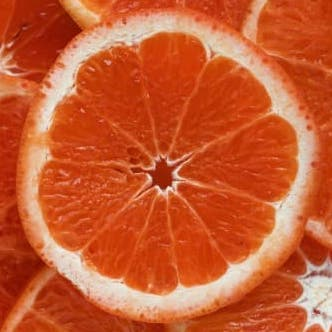
#> input picture Resources/Orange.jpg, 332 x 332 px
$ python Chapter2.py
#> lines starting #> are read from the running program, lines starting #| are printed output that depends on the picture; after the words box and inside, x2 and y2 are one past the last pixel; in counts of white or black regions, pixels touching at a corner belong together
import cv2
import numpy as np

img = cv2.imread("Resources/Orange.jpg")
#> img is the input picture: shape (332, 332, 3); mean B, G, R 49.1, 91.1, 200
kernel = np.ones((2,10),np.uint8)

imgGray = cv2.cvtColor(img,cv2.COLOR_BGR2GRAY)
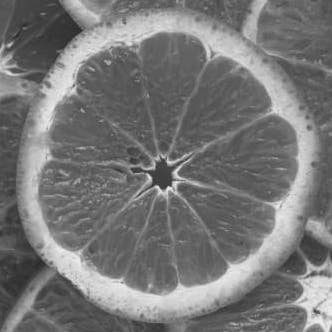
#> imgGray: shape (332, 332); min 37, max 240, mean 118.9
imgBlur = cv2.GaussianBlur(imgGray,(7,7),0)
imgCanny = cv2.Canny(img,150,200)
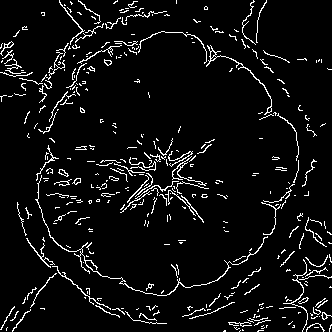
#> imgCanny: shape (332, 332); 6% white in thin lines or dots
imgDilation  = cv2.dilate(imgCanny,kernel,iterations=1)
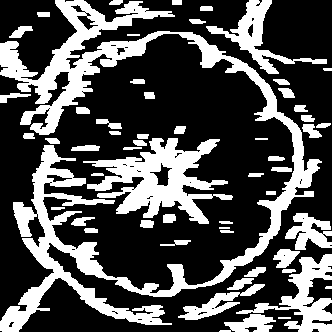
#> imgDilation: shape (332, 332); 31.6% white; 55 white regions, largest, box (x1, y1, x2, y2) and area: (0, 0, 322, 332) 18793, (83, 138, 233, 224) 5445, (236, 254, 332, 332) 2395
imgEroded = cv2.erode(imgDilation,kernel,iterations=1)
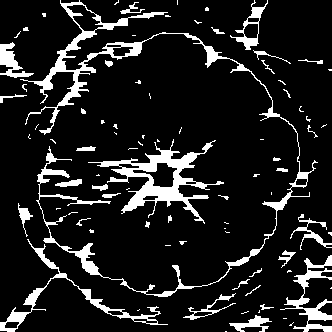
#> imgEroded: shape (332, 332); 12.3% white; 85 white regions (51 under 20 px), largest, box (x1, y1, x2, y2) and area: (20, 0, 318, 297) 5070, (88, 139, 224, 224) 2674, (0, 239, 168, 332) 1272

cv2.imshow("Gray Image",imgGray)
cv2.imshow("Blur Image",imgBlur)
cv2.imshow("Canny Image",imgCanny)
cv2.imshow("Dilation Image",imgDilation)
cv2.imshow("Eroded Image",imgEroded)
cv2.waitKey(0)

$ run again, with Resources/Flat.JPG copied over Resources/Orange.jpg
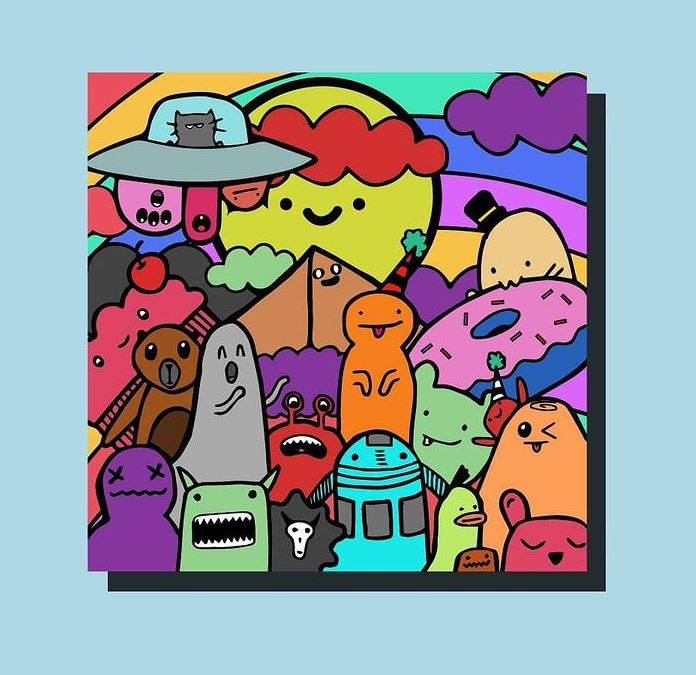
#> input picture Resources/Flat.JPG, 696 x 675 px
#> img is the input picture: shape (675, 696, 3); mean B, G, R 156.3, 153.1, 151.3
#> `imgCanny = cv2.Canny(img,150,200)`:
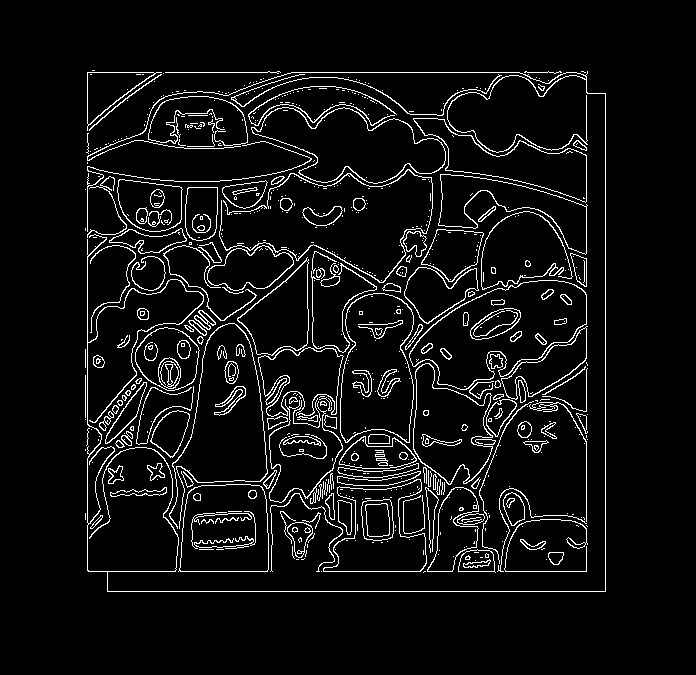
#> imgCanny: shape (675, 696); 6.1% white in thin lines or dots, all inside (x1, y1, x2, y2) = (85, 70, 606, 592)
#> imgDilation: shape (675, 696); 28.3% white; 10 white regions, largest, box (x1, y1, x2, y2) and area: (81, 70, 611, 593) 129567, (298, 196, 373, 229) 1097, (210, 386, 251, 417) 709
#> `imgEroded = cv2.erode(imgDilation,kernel,iterations=1)`:
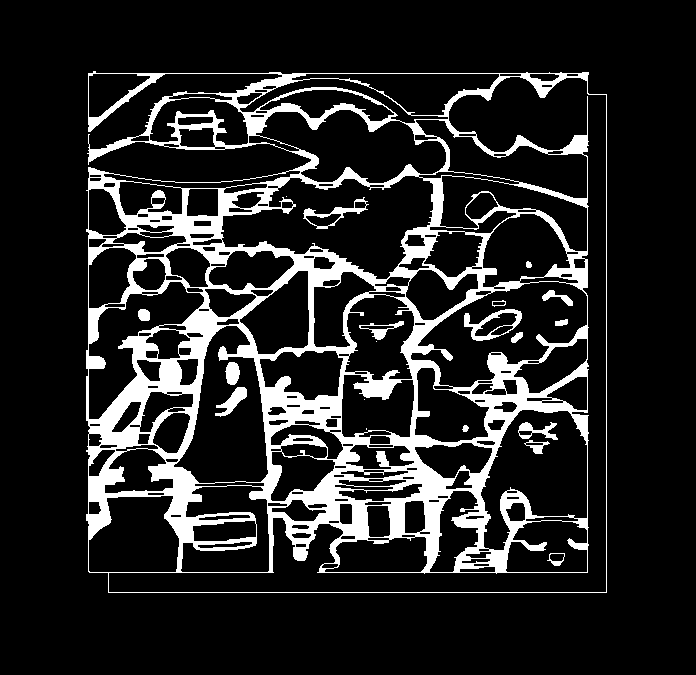
#> imgEroded: shape (675, 696); 14.6% white; 20 white regions (4 under 20 px), largest, box (x1, y1, x2, y2) and area: (86, 71, 607, 593) 65373, (464, 309, 522, 341) 582, (303, 197, 369, 229) 435

$ run again, with Resources/Kshitij.jpeg copied over Resources/Orange.jpg
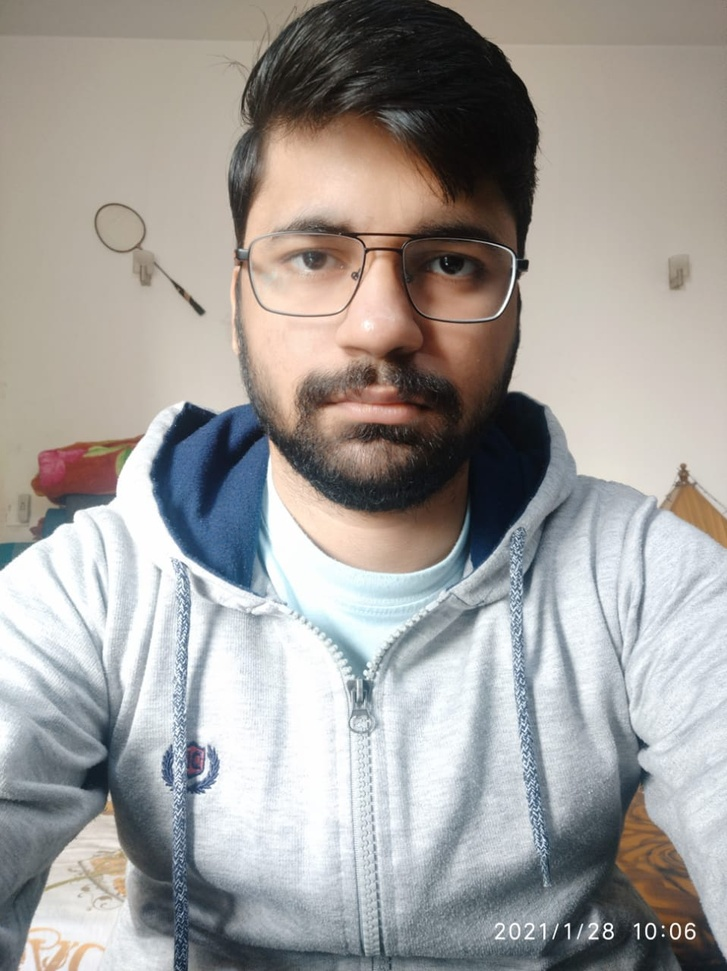
#> input picture Resources/Kshitij.jpeg, 727 x 971 px, shrunk from 958 x 1280 before the run
#> img is the input picture: shape (971, 727, 3); mean B, G, R 155, 158, 161
#> `imgCanny = cv2.Canny(img,150,200)`:
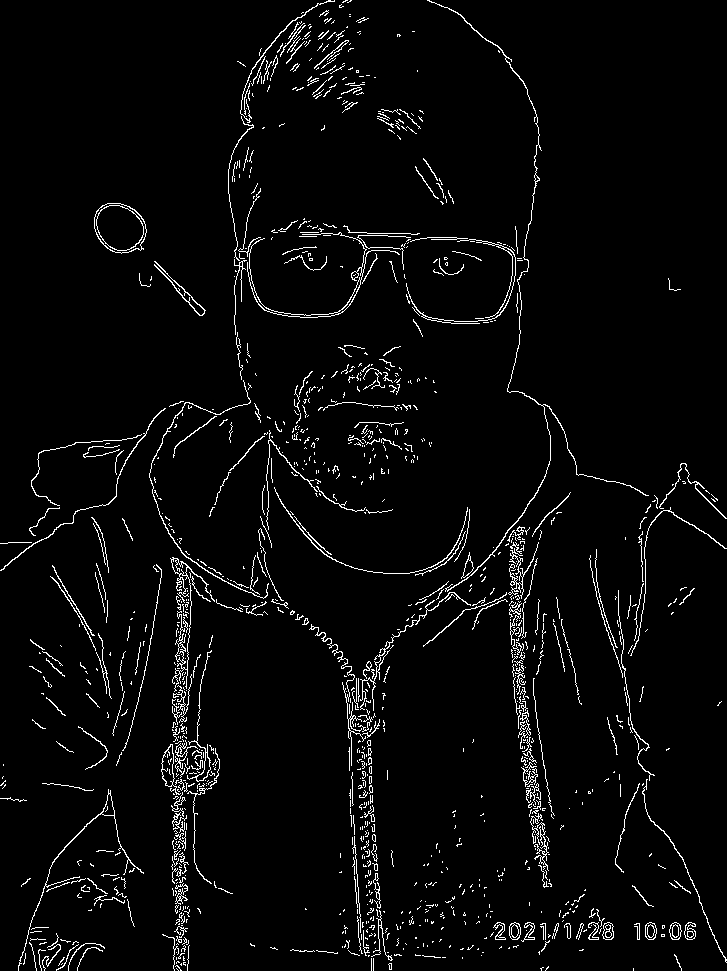
#> imgCanny: shape (971, 727); 3.6% white in thin lines or dots
#> imgDilation: shape (971, 727); 19.9% white; 147 white regions, largest, box (x1, y1, x2, y2) and area: (0, 0, 727, 971) 97261, (14, 789, 149, 971) 6787, (103, 564, 167, 767) 3569
#> `imgEroded = cv2.erode(imgDilation,kernel,iterations=1)`:
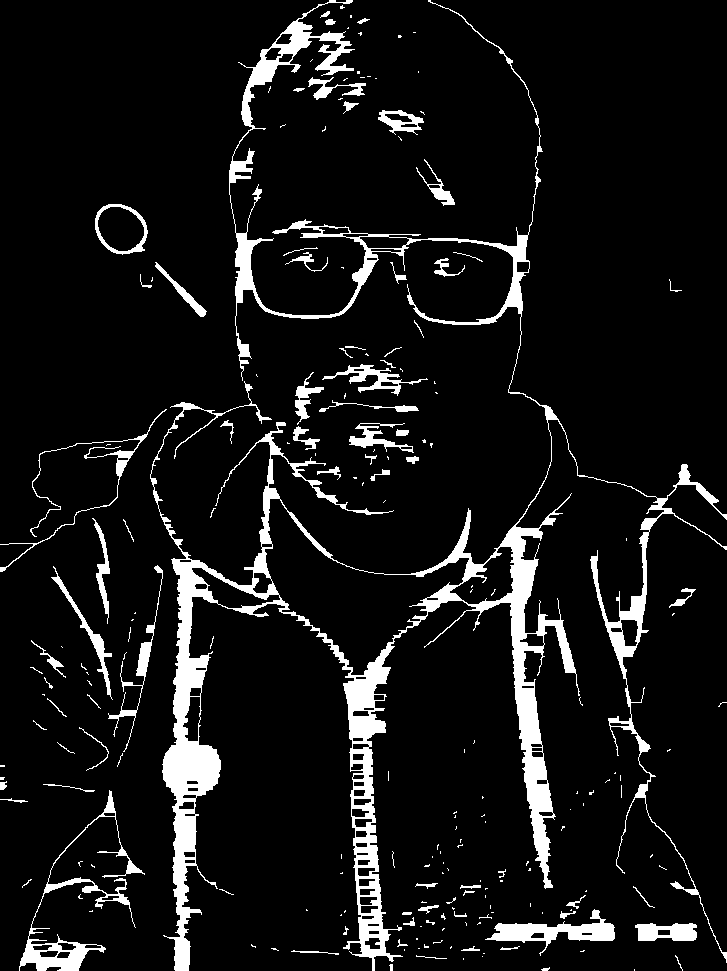
#> imgEroded: shape (971, 727); 8.3% white; 209 white regions (135 under 20 px), largest, box (x1, y1, x2, y2) and area: (150, 0, 727, 971) 41646, (19, 790, 145, 971) 2715, (485, 909, 615, 956) 1950
